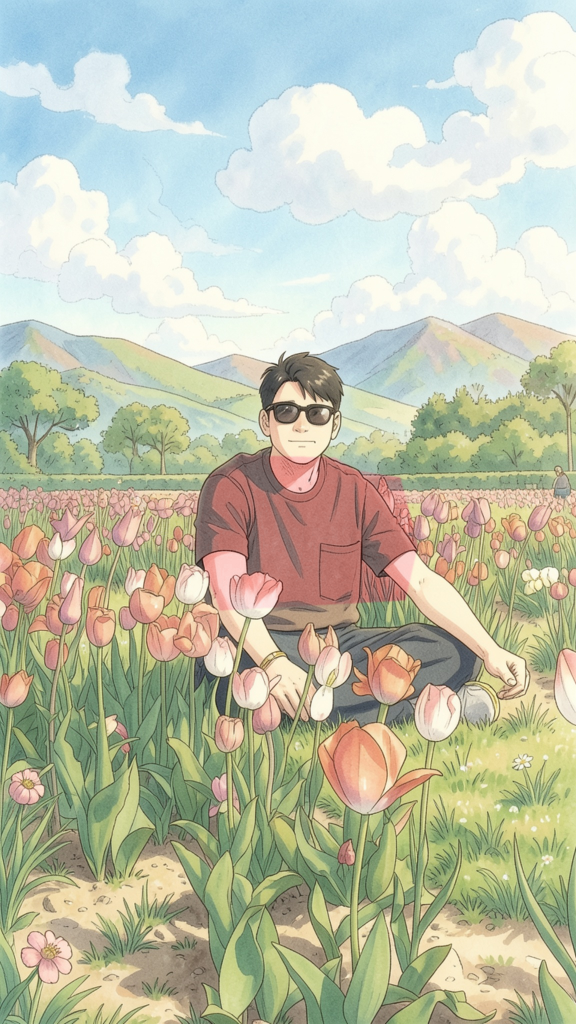
#> input picture assets/source-red-shirt.png, 1152 x 2048 px (shown at 1/2 size)
$ python 02_prep_photo.py ../assets/source-red-shirt.png
#> lines starting #> are read from the running program, lines starting #| are printed output that depends on the picture
"""Crop to head+shoulders, then prep for the dot-dither pipeline per the
master prompt: background segmentation (dark mode), autocontrast(cutoff=1),
UnsharpMask(radius=3, percent=140).

Outputs:
  prepped-dark.png  - subject only, background removed (transparent -> black)
  prepped-light.png - full crop, background kept

Usage: python 02_prep_photo.py <source.png>
"""
import sys
import io

import numpy as np
from PIL import Image, ImageOps, ImageFilter
from rembg import remove

# Head+shoulders crop, hand-picked against source-red-shirt.png (1152x2048).
CROP_BOX = (300, 600, 760, 1220)  # x0, y0, x1, y1


def prep(source_path: str) -> None:
#> called with source_path = '../assets/source-red-shirt.png'
    img = Image.open(source_path).convert("RGB")
#> img is the input picture: PIL image 1152x2048 RGB; mean R, G, B 189.7, 192.3, 170.3
    crop = img.crop(CROP_BOX)
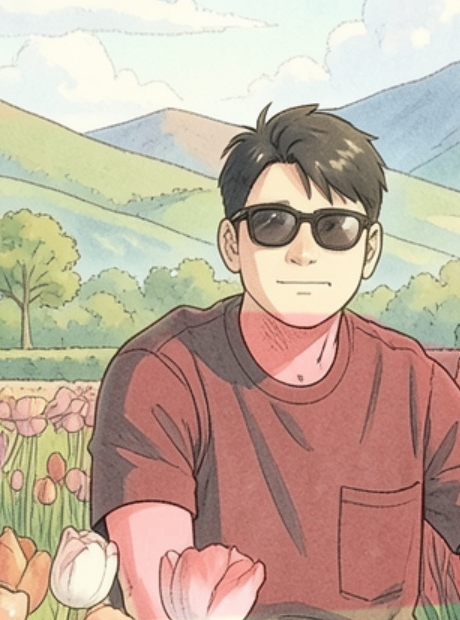
#> crop: PIL image 460x620 RGB; mean R, G, B 193.6, 173.3, 156.7
    crop.save("prepped-crop.png")

    # ---- Light mode: keep background ----
    light = ImageOps.autocontrast(crop.convert("L"), cutoff=1)
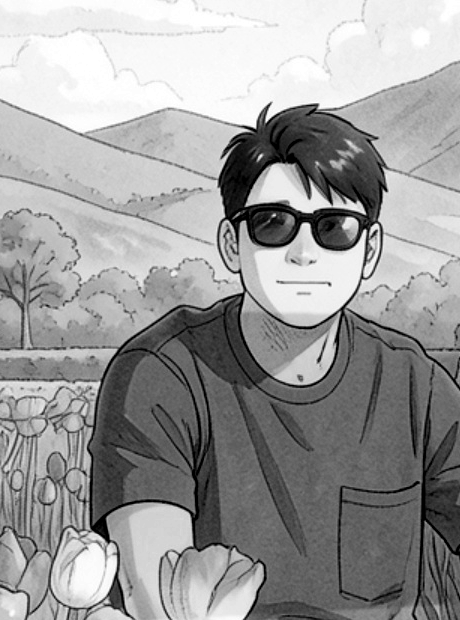
#> light: PIL image 460x620 L; min 0, max 255, mean 155
    light = light.filter(ImageFilter.UnsharpMask(radius=3, percent=140))
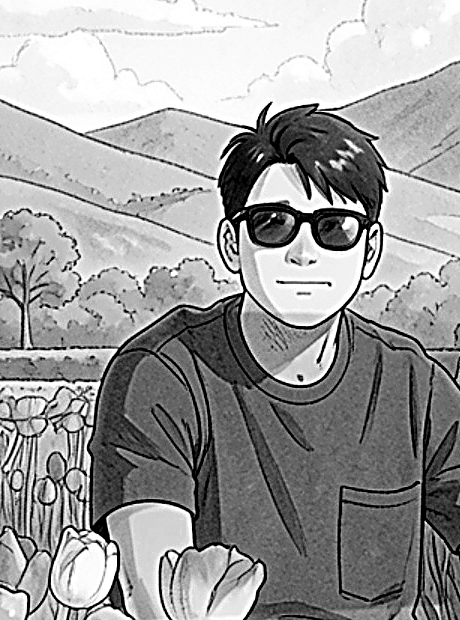
#> light: PIL image 460x620 L; min 0, max 255, mean 156.4
    light.save("prepped-light.png")

    # ---- Dark mode: segment subject out ----
    buf = io.BytesIO()
    crop.save(buf, format="PNG")
    cutout = remove(buf.getvalue())
    rgba = Image.open(io.BytesIO(cutout)).convert("RGBA")

    alpha = np.array(rgba)[:, :, 3]
    gray = np.array(rgba.convert("L"))
    # Hard-clear anti-aliased edge bleed from the cutout mask.
    gray = np.where(alpha > 40, gray, 0).astype(np.uint8)

    dark = Image.fromarray(gray)
    dark = ImageOps.autocontrast(dark, cutoff=1)
    dark = dark.filter(ImageFilter.UnsharpMask(radius=3, percent=140))
    # Re-clear background after unsharp (halos can leak past mask edge).
    dark_arr = np.where(alpha > 40, np.array(dark), 0).astype(np.uint8)
    Image.fromarray(dark_arr).save("prepped-dark.png")

    print("wrote prepped-crop.png, prepped-light.png, prepped-dark.png")


if __name__ == "__main__":
    prep(sys.argv[1])
#> (the call stopped at in prep, `cutout = remove(buf.getvalue())`: rembg is not available in this run)
